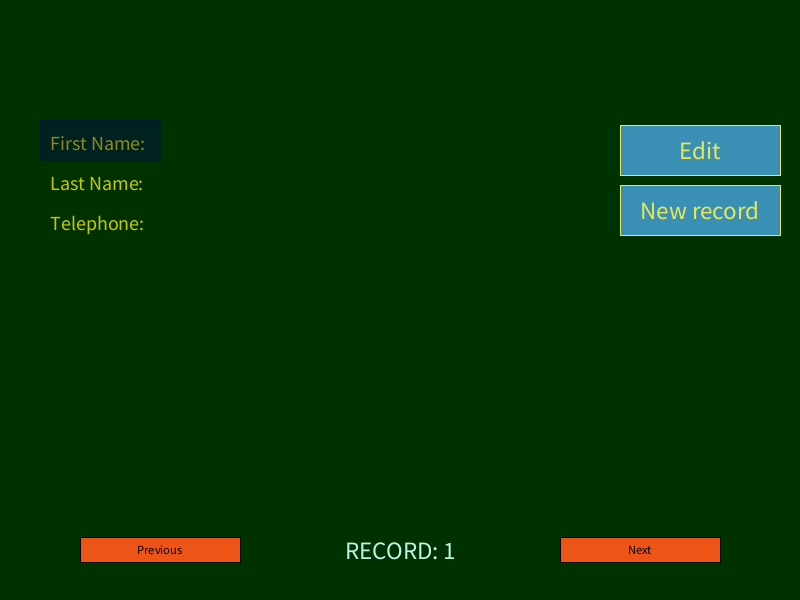
Frame 1 (no input)
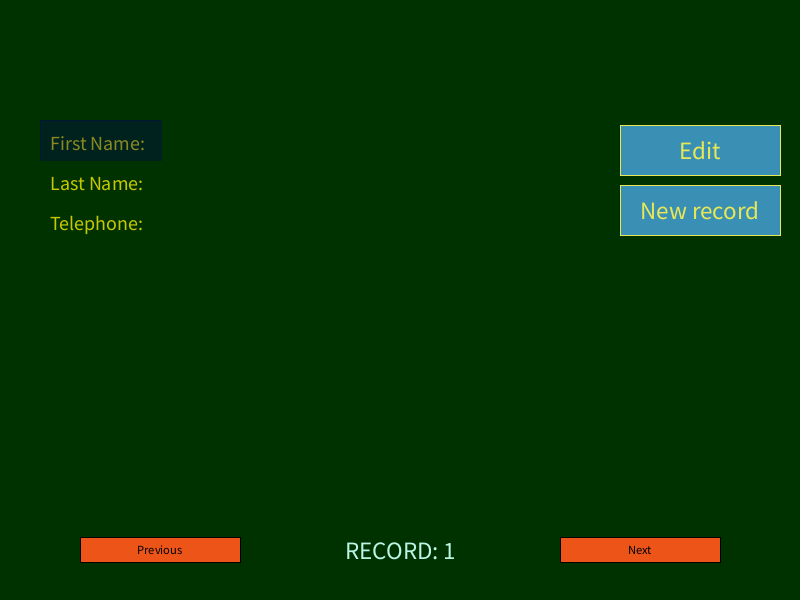
Frame 60 (the mouse pressed at the canvas centre just before this capture)
Frame 120 (the mouse held since frame 60 and released just before this capture): identical to frame 60, image omitted

The Processing sketch that drew these frames (run headless with seeded random() and noise(); from frame 60 on, the mouse is pressed at the canvas centre):

// Processing sketch: processing_174139
// ── processing_174139.pde

String Name;
Record[] records;
color fillColor;
int inputState;
int currentField;
Button editButton, nextButton, previousButton, newButton;
float buttonWIDTH = 160;
float buttonHEIGHT = 50;
int currentRecord;
int numRecords;

void setup(){
size(800, 600);
background(0);
currentRecord = 1;
numRecords = 1;
Name = "";
records = new Record[0];
records = (Record[]) append(records, new Record()); 
fillColor = color(200, 200, 0);
inputState = 0;
editButton = new Button("Accept", "Edit", width - 20 - buttonWIDTH/2, 150, buttonWIDTH, buttonHEIGHT, false, color(#3A8FB4), color(#E7E857));
newButton = new Button("New record", "New record", width - 20 - buttonWIDTH/2, 150 + buttonHEIGHT + 10, buttonWIDTH, buttonHEIGHT, false, color(#3A8FB4), color(#E7E857));

nextButton = new Button("Next", "Next", width/2 + 1.5*buttonWIDTH, height - buttonHEIGHT, buttonWIDTH, buttonHEIGHT/2, true, color(#ED5418), color(0));
previousButton = new Button("Previous", "Previous", width/2 - 1.5*buttonWIDTH, height - buttonHEIGHT, buttonWIDTH, buttonHEIGHT/2, true, color(#ED5418), color(0));
}

void draw(){
  background(0, 50, 0);
  fill(fillColor);
    textSize(20);
    textAlign(LEFT);
    text("First Name: " + records[currentRecord - 1].recordData[0], 50, 150);
    text("Last Name: " + records[currentRecord - 1].recordData[1], 50, 190);
    text("Telephone: " + records[currentRecord - 1].recordData[2], 50, 230);
  
  if(inputState == 1){
    textSize(30);
    textAlign(CENTER);
    text(records[currentRecord - 1].recordData[currentField], width/2, height/2);
    if(millis()/400 % 2 == 1){
    text("_", width/2 + textWidth(records[currentRecord - 1].recordData[currentField] + " ")/2, height/2);
    }
  }
  editButton.display();
  newButton.display();
  
  fill(0, 0, 100, 80);
  stroke(0, 0, 100, 80);
  rectMode(CORNER);
  rect(40, 120 + currentField * 40, textWidth("Last Name: " + records[currentRecord - 1].recordData[currentField]), 40 );
  
  fill(#B9F5E5);
  text("RECORD: " + currentRecord, width/2, height - buttonHEIGHT);
  nextButton.display();
  previousButton.display();
 inputState = editButton.isOn? 1 : 0;
  
}


void mouseClicked(){
   if(editButton.buttonPressed()){
   editButton.switchState();
   }
   if(nextButton.buttonPressed()){
     currentRecord = currentRecord < numRecords? currentRecord + 1: currentRecord;
   }
   if(previousButton.buttonPressed()){
     currentRecord = currentRecord > 1? currentRecord - 1: currentRecord;
   }
   if(newButton.buttonPressed()){
     numRecords += 1;
     currentRecord = numRecords;
     records = (Record[]) append(records, new Record()); 
   }
 }
 
void keyPressed(){
  if( key <= 'z' & key >= ' ' & inputState == 1){
   records[currentRecord - 1].recordData[currentField] = records[currentRecord - 1].recordData[currentField].concat("" + key);
  }
  if (key == DELETE || key  == BACKSPACE & inputState ==1){
    records[currentRecord - 1].recordData[currentField] = records[currentRecord - 1].recordData[currentField].substring(0, max(0, records[currentRecord - 1].recordData[currentField].length() - 1));
  }
  if(key == ENTER || key == RETURN){
    //inputState = 0;
    editButton.switchState();
  }
  if(key == CODED){
    if(keyCode == UP){
      currentField = currentField > 0? currentField - 1 : currentField;
    }
    if(keyCode == DOWN){
      currentField = currentField < 2? currentField + 1 : currentField;
    }
  }
} 

class Button{
  String onCaption, offCaption;
  float centerX, centerY;
  float buttonHeight, buttonWidth;
  boolean isOn;
  color buttonFill, buttonTextColor;
  
 // constructor

 Button(String onCaption_, String offCaption_, float centerX_, float centerY_, float buttonWidth_, float buttonHeight_, boolean isOn_, color buttonFill_ , color buttonTextColor_ ){
   onCaption = onCaption_;
   offCaption = offCaption_;
   centerX = centerX_;
   centerY = centerY_;
   buttonHeight = buttonHeight_;
   buttonWidth = buttonWidth_;
   isOn = isOn_;
   buttonFill  = buttonFill_;
   buttonTextColor = buttonTextColor_;
 }



 
 void display(){
   rectMode(CENTER);
   fill(buttonFill);
   textAlign(CENTER, CENTER);
   textSize(buttonHeight/2);
   stroke(buttonTextColor);
   rect(centerX, centerY, buttonWidth, buttonHeight);
   fill(buttonTextColor);
   text(isOn ? onCaption : offCaption, centerX, centerY);
 }

void switchOff(){
  isOn = false;
}
 
 void switchState(){
   isOn = !isOn;
 }
 
 boolean buttonPressed(){
   if(mouseX < centerX + buttonWidth/2 & mouseX > centerX - buttonWidth/2 & mouseY < centerY + buttonHeight/2 & mouseY > centerY - buttonHeight/2){
     return true;
   }
   else{
     return false;
   }
 }
 
 
}



class Record{
  String[] recordData;
  
  Record(){
    recordData = new String[3];
    recordData[0] = "";
    recordData[1] = "";
    recordData[2] = "";
  }

}
